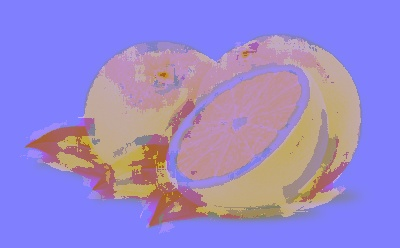
#> input picture temp/10/labTempOut.jpg, 400 x 248 px
$ python -i postProcessor2.py   (imports and definitions only)   (Python 2 division)
#> lines starting #> are read from the running program, lines starting #| are printed output that depends on the picture
#> further down, picture is the input picture: shape (248, 400, 3); mean B, G, R 205, 135.4, 152.4
import cv2
import csv
import numpy
from gco_python import pygco

# [16 lines left out: function postProcess, not called in this run]


def get_edges(img, blur_width=3):
#> called with blur_width = 3
		img_blurred = cv2.GaussianBlur(img, (0, 0), blur_width)
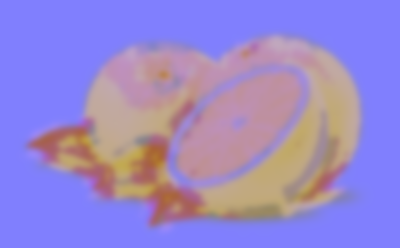
#> img_blurred: shape (248, 400, 3); mean B, G, R 205, 135.4, 152.4
		vh = cv2.Sobel(img_blurred, -1, 1, 0)
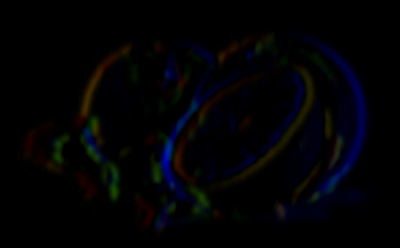
#> vh: shape (248, 400, 3); mean B, G, R 4.6, 2.2, 2.3
		vv = cv2.Sobel(img_blurred, -1, 0, 1)
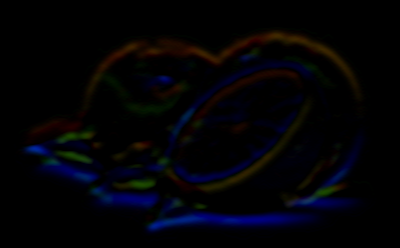
#> vv: shape (248, 400, 3); mean B, G, R 6.1, 2.5, 2.9

		#vh = vh/numpy.max(vh)
		#vv = vv/numpy.max(vv)

		#v = numpy.sqrt(vv**2 + vh**2)

		v = 0.5*vv + 0.5*vh
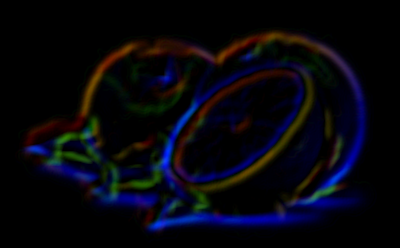
#> v: shape (248, 400, 3) float64; mean B, G, R 5.3, 2.4, 2.6; drawn with min black and max white
		# [5 lines of commented-out code are left out]
		return v

# [25 lines left out: function graphcut, not called in this run]

# [23 lines not run here, left out]

>>> import cv2
>>> picture = cv2.imread('temp/10/labTempOut.jpg')
>>> result = get_edges(picture)
